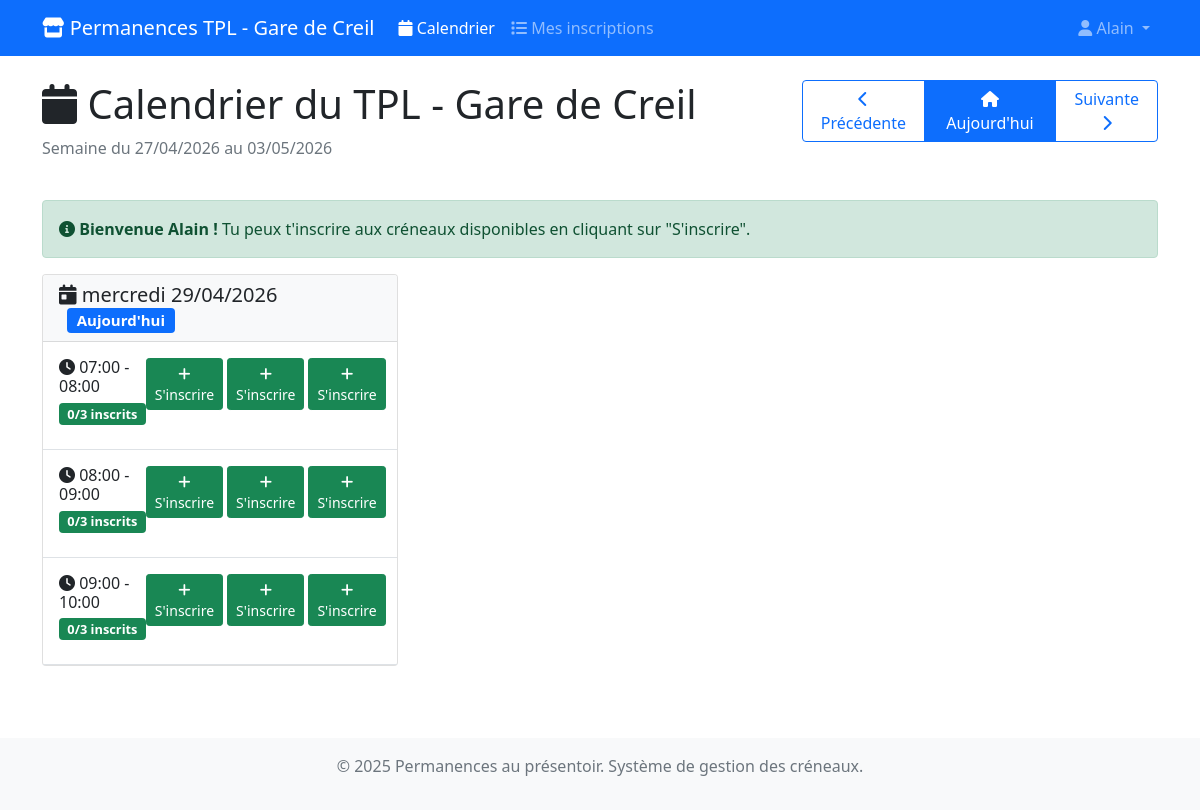
Page /permanences/ (signed in) on the committed database.
### permanences/models.py (models this page shows, shortened)
class CreneauHoraire(models.Model):
    date = models.DateField(help_text="Date du créneau")
    heure_debut = models.TimeField(help_text="Heure de début du créneau")
    heure_fin = models.TimeField(help_text="Heure de fin du créneau")
    max_personnes = models.PositiveIntegerField(
        default=3,
        help_text="Nombre maximum de personnes autorisées pour ce créneau"
    )
    actif = models.BooleanField(default=True, help_text="Créneau disponible pour inscription")
    class Meta:
        verbose_name = "Créneau horaire"
        verbose_name_plural = "Créneaux horaires"
        unique_together = ['date', 'heure_debut']
        ordering = ['date', 'heure_debut']
    @property
    def places_disponibles(self):
        try:
            inscriptions_count = self.inscriptions.filter(annulee=False).count()
            return max(0, self.max_personnes - inscriptions_count)
        except Exception:
            return self.max_personnes
    @property
    def complet(self):
        try:
            return self.places_disponibles <= 0
        except Exception:
            return False
    @property
    def est_passe(self):
        now = timezone.localtime()  # toujours aware si USE_TZ
        if self.date < now.date():
            return True
        if self.date == now.date() and self.heure_fin <= now.time():
            return True
        return False
    @property
    def inscriptions_actives(self):
        return self.inscriptions.filter(annulee=False)
    def get_user_inscription(self, user):
        if user.is_authenticated:
            return self.inscriptions.filter(utilisateur=user, annulee=False).first()
        return None

### permanences/views.py (the view)
# urls.py: path('', views.calendrier_permanences, name='calendrier'),
@login_required
def calendrier_permanences(request):
    today = timezone.now().date()
    week_start = request.GET.get('week')
    if week_start:
        try:
            week_start = datetime.strptime(week_start, '%Y-%m-%d').date()
        except ValueError:
            week_start = today - timedelta(days=today.weekday())
    else:
        week_start = today - timedelta(days=today.weekday())
    week_end = week_start + timedelta(days=6)
    creneaux = CreneauHoraire.objects.filter(
        date__range=[week_start, week_end],
        actif=True
    ).prefetch_related('inscriptions__utilisateur').order_by('date', 'heure_debut')
    for creneau in creneaux:
        creneau.user_inscription = creneau.get_user_inscription(request.user)
    creneaux_par_jour = {}
    for creneau in creneaux:
        creneau.user_inscription = creneau.get_user_inscription(request.user)
        if creneau.date not in creneaux_par_jour:
            creneaux_par_jour[creneau.date] = []
        creneau.user_inscription = creneau.get_user_inscription(request.user)
        creneaux_par_jour[creneau.date].append(creneau)
    prev_week = week_start - timedelta(days=7)
    next_week = week_start + timedelta(days=7)
    context = {
        'creneaux_par_jour': creneaux_par_jour,
        'week_start': week_start,
        'week_end': week_end,
        'prev_week': prev_week,
        'next_week': next_week,
        'today': today,
    }
    return render(request, 'permanences/calendrier.html', context)

### templates/permanences/calendrier.html (shortened to what this page needs)
{% extends 'base.html' %}
{% block content %}
<div class="row mb-4">
    <div class="col-md-8">
        <h1><i class="fas fa-calendar"></i> Calendrier du TPL - Gare de Creil</h1>
        <p class="text-muted">Semaine du {{ week_start|date:"d/m/Y" }} au {{ week_end|date:"d/m/Y" }}</p>
    </div>
    <div class="col-md-4 text-end">
        <div class="btn-group" role="group">
            <a href="?week={{ prev_week|date:'Y-m-d' }}" class="btn btn-outline-primary">
                <i class="fas fa-chevron-left"></i> Précédente
            </a>
            <a href="?" class="btn btn-primary">
                <i class="fas fa-home"></i> Aujourd'hui
            </a>
            <a href="?week={{ next_week|date:'Y-m-d' }}" class="btn btn-outline-primary">
                Suivante <i class="fas fa-chevron-right"></i>
            </a>
        </div>
    </div>
</div>
{% if not user.is_authenticated %}
<div class="alert alert-info">
    <i class="fas fa-info-circle"></i>
    <strong>Connexion requise :</strong>
    Vous devez être connecté pour vous inscrire aux permanences.
    <a href="{% url 'login' %}" class="alert-link">Se connecter</a>
</div>
{% else %}
<div class="alert alert-success">
    <i class="fas fa-info-circle"></i>
    <strong>Bienvenue {{ user.first_name|default:user.username }} !</strong>
    Tu peux t'inscrire aux créneaux disponibles en cliquant sur "S'inscrire".
</div>
{% endif %}
<div class="row">
    {% for date, creneaux in creneaux_par_jour.items %}
    <div class="col-md-6 col-lg-4 mb-4">
        <div class="card">
            <div class="card-header bg-light">
                <h5 class="card-title mb-0">
                    <i class="fas fa-calendar-day"></i>
                    {{ date|date:"l d/m/Y" }}
                    {% if date == today %}
                        <span class="badge bg-primary ms-2">Aujourd'hui</span>
                    {% endif %}
                </h5>
            </div>
            <div class="card-body p-0">
                {% for creneau in creneaux %}
                <div class="creneau-card p-3 border-bottom
                    {% if creneau.user_inscription %}inscrit{% endif %}">
                    <div class="d-flex justify-content-between align-items-start">
                        <div>
                            <h6 class="mb-1">
                                <i class="fas fa-clock"></i>
                                {{ creneau.heure_debut|time:"H:i" }} - {{ creneau.heure_fin|time:"H:i" }}
                            </h6>
                            <div class="mb-2">
                                <span class="badge places-badge
                                    {% if creneau.complet %}bg-danger{% elif creneau.places_disponibles <= 1 %}bg-warning{% else %}bg-success{% endif %}">
                                    {{ creneau.inscriptions_actives.count }}/{{ creneau.max_personnes }} inscrits
                                </span>
                            </div>
                        </div>
                        <div class="text-end">
                            {% if user.is_superuser %}
                                {% if creneau.user_inscription %}
                                    <div class="mb-2">
                                        <span class="badge bg-info">
                                            <i class="fas fa-user"></i> Vous êtes inscrit
                                        </span>
                                    </div>
                                {% endif %}
                                {% if not creneau.est_passe %}
                                    <a href="{% url 'permanences:gestion' %}?week={{ week_start|date:'Y-m-d' }}" class="btn btn-sm btn-primary">
                                        <i class="fas fa-users-cog"></i> Gérer
                                    </a>
                                {% endif %}
                            {% elif user.is_authenticated %}
                                {% if creneau.user_inscription %}
                                    <div class="d-flex gap-2 align-items-center">
                                        <span class="badge bg-success">
                                            <i class="fas fa-check"></i> Inscrit
                                        </span>
                                        {% if not creneau.est_passe %}
                                            <form method="post" action="{% url 'permanences:auto_desinscription' creneau.user_inscription.id %}?week={{ week_start|date:'Y-m-d' }}"class="d-inline">
                                                {% csrf_token %}
                                                <button type="submit" class="btn btn-sm btn-outline-danger"
                                                        onclick="return confirm('Confirmer l\'annulation de votre inscription ?')">
                                                    <i class="fas fa-times"></i> Annuler
                                                </button>
                                            </form>
                                        {% endif %}
                                    </div>
                                {% elif creneau.est_passe %}
                                    <span class="text-muted">
                                        <i class="fas fa-clock"></i> Passé
                                    </span>
                                {% else %}
                                    <div class="d-flex gap-1">
                                        {% for i in "123"|make_list %}
    {% with idx=forloop.counter0 %}
        {% if creneau.inscriptions_actives.count > idx %}
            <button class="btn btn-sm btn-danger" disabled>
                <i class="fas fa-user"></i> Occupé
            </button>
        {% elif user.is_authenticated and not creneau.est_passe and not creneau.user_inscription %}
            <form method="post" action="{% url 'permanences:auto_inscription' creneau.id %}?week={{ week_start|date:'Y-m-d' }}" class="d-inline">
                <button type="submit" class="btn btn-sm btn-success"
                        onclick="return confirm('Confirmer votre inscription à ce créneau ?')">
                    <i class="fas fa-plus"></i> S'inscrire
                </button>
            </form>
        {% else %}
            <button class="btn btn-sm btn-success" disabled>
                <i class="fas fa-plus"></i> Libre
            </button>
        {% endif %}
    {% endwith %}
{% endfor %}
                                    </div>
                                {% endif %}
                            {% else %}
                                <a href="{% url 'login' %}" class="btn btn-sm btn-outline-primary">
                                    <i class="fas fa-sign-in-alt"></i> Connexion
                                </a>
                            {% endif %}
                        </div>
                    </div>
                </div>
                {% empty %}
                <div class="p-3 text-center text-muted">
                    <i class="fas fa-calendar-times"></i>
                    Aucun créneau disponible
                </div>
                {% endfor %}
            </div>
        </div>
    </div>
    {% endfor %}
</div>
{% endblock %}

### templates/base.html (shortened to what this page needs)
<!DOCTYPE html>
<html lang="fr">
<head>
    <link href="https://cdn.jsdelivr.net/npm/bootstrap@5.1.3/dist/css/bootstrap.min.css" rel="stylesheet">
    <link href="https://cdnjs.cloudflare.com/ajax/libs/font-awesome/6.0.0/css/all.min.css" rel="stylesheet">
</head>
<body>
            <nav class="navbar navbar-expand-lg navbar-dark bg-primary" role="navigation" aria-label="Navigation principale">
                <div class="container">
                    <a class="navbar-brand"
                    href="{% if user.is_authenticated %}{% url 'permanences:calendrier' %}{% else %}{% url 'login' %}{% endif %}">
                    <i class="fas fa-store"></i> Permanences TPL - Gare de Creil
                    </a>
                    <div class="collapse navbar-collapse" id="navbarNav">
                    <ul class="navbar-nav me-auto">
                        {% if user.is_authenticated %}
                        <li class="nav-item">
                            <a class="nav-link {% if request.path == request.build_absolute_uri|cut:request.scheme|cut:'://'|cut:request.get_host|cut:'/permanences/' or request.path == '/permanences/' %}active{% endif %}"
                            href="{% url 'permanences:calendrier' %}">
                            <i class="fas fa-calendar"></i> Calendrier
                            </a>
                        </li>
                        <li class="nav-item">
                            <a class="nav-link {% if request.path == '/permanences/mes/' %}active{% endif %}"
                            href="{% url 'permanences:mes_inscriptions' %}">
                            <i class="fas fa-list"></i> Mes inscriptions
                            </a>
                        </li>
                        {% endif %}
                    </ul>
                    <ul class="navbar-nav">
                        {% if user.is_authenticated %}
                        <li class="nav-item dropdown">
                            <a class="nav-link dropdown-toggle" href="#" id="navbarDropdown"
                            role="button" data-bs-toggle="dropdown" aria-expanded="false">
                            <i class="fas fa-user"></i> {{ user.username }}
                            </a>
                        </li>
                        {% endif %}
                    </ul>
                    </div>
                </div>
            </nav>
    <main class="container mt-4">
        {% block content %}
        {% endblock %}
    </main>
    <footer class="bg-light text-center text-muted mt-5 py-3">
        <div class="container">
            <p>&copy; 2025 Permanences au présentoir. Système de gestion des créneaux.</p>
        </div>
    </footer>
</body>
</html>

### templates/base.html (style rules this page uses)
.creneau-card { transition: transform 0.2s; }
.places-badge { font-size: 0.8em; }

### rows in the picture
CreneauHoraire: date "mercredi 29/04/2026", shows "Aujourd'hui", heure_debut "07:00", heure_fin "08:00", inscriptions_actives.count "0", max_personnes "3"
CreneauHoraire: heure_debut "08:00", heure_fin "09:00", inscriptions_actives.count "0", max_personnes "3"
CreneauHoraire: heure_debut "09:00", heure_fin "10:00", inscriptions_actives.count "0", max_personnes "3"

### other values in the picture
{{ user.username }} "Alain"
{{ week_start|date:"d/m/Y" }} "27/04/2026"
{{ week_end|date:"d/m/Y" }} "03/05/2026"
{{ user.first_name|default:user.username }} "Alain"
